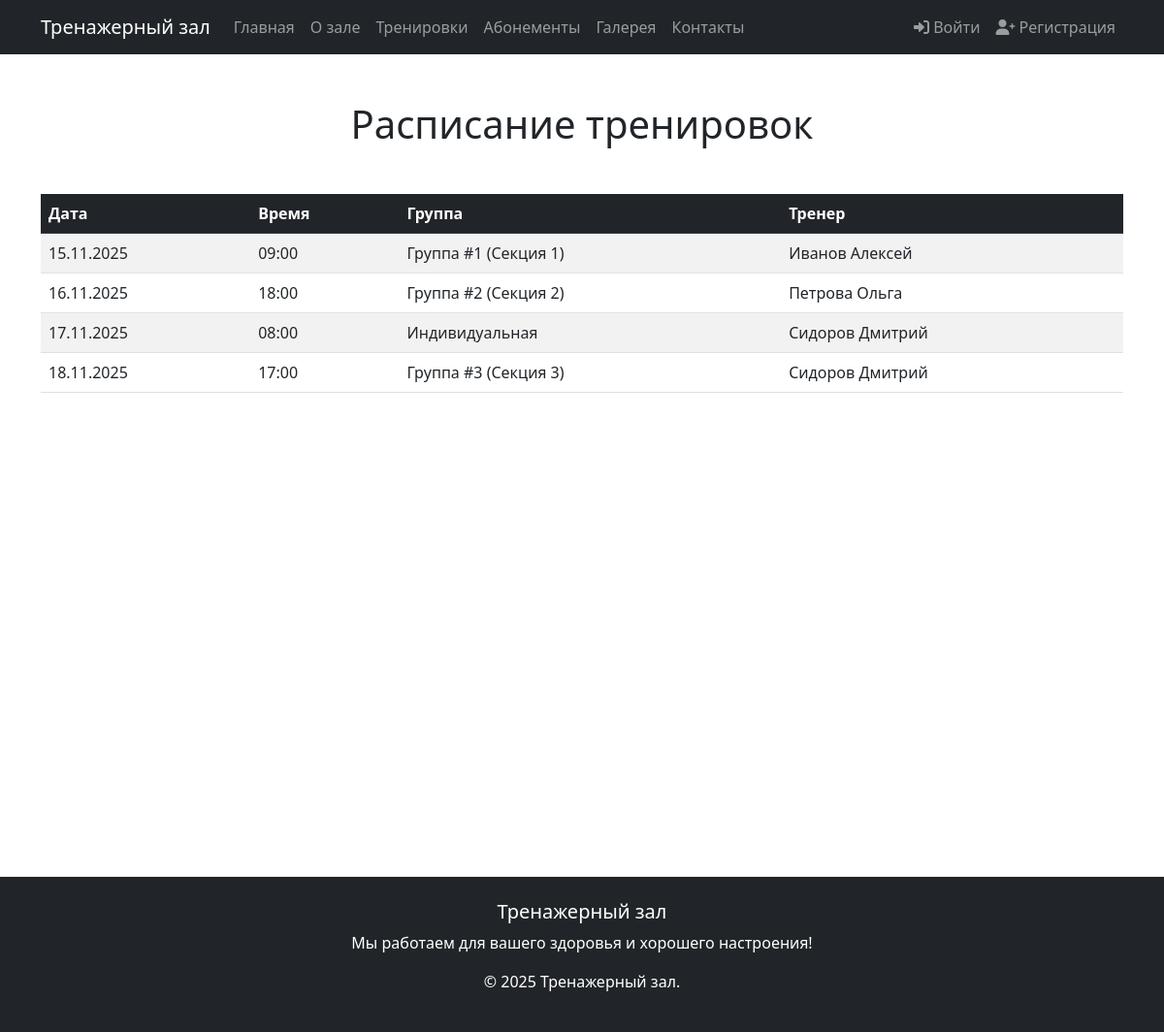
/trainings.php, run on the app's committed database.
### src/functions/auth.php (called while the page is built, shortened)
<?php
function isLoggedIn() {
    return isset($_SESSION['user_id']);
}
?>

### src/trainings.php (the view, shortened to what this page needs)
<?php
require_once 'config/db_connect.php';
require_once 'functions/auth.php';
include 'templates/header.php';
$sortOrder = isset($_GET['sort']) && $_GET['sort'] === 'desc' ? 'DESC' : 'ASC';
$nextSortOrder = $sortOrder === 'ASC' ? 'desc' : 'asc';
try {
    $stmt = $pdo->query("
        SELECT
            Тренировки.Код_тренировки,
            Тренировки.Дата,
            Тренировки.Время,
            Тренировки.Код_группы,
            Группы.Номер_секции,
            CONCAT(Тренеры.Фамилия, ' ', Тренеры.Имя) AS Тренер
        FROM Тренировки
        LEFT JOIN Группы ON Тренировки.Код_группы = Группы.Код_группы
        LEFT JOIN Тренеры ON Тренировки.Код_тренера = Тренеры.Код_тренера
        ORDER BY Тренировки.Дата $sortOrder, Тренировки.Время
    ");
    $trainings = $stmt->fetchAll();
} catch (PDOException $e) {
    die("Ошибка при получении данных: " . $e->getMessage());
}
?>
<div class="container py-5" style='min-height: 100vh'>
    <h1 class="text-center mb-5">Расписание тренировок</h1>
    <div class="table-responsive">
        <table class="table table-striped table-hover">
            <thead class="table-dark">
                <tr>
                    <th>
                        <a href="?sort=<?= $nextSortOrder ?>" class="text-white text-decoration-none">
                            Дата
                        </a>
                    </th>
                    <th>Время</th>
                    <th>Группа</th>
                    <th>Тренер</th>
                </tr>
            </thead>
            <tbody>
                <?php foreach ($trainings as $training): ?>
                    <tr>
                        <td><?= date('d.m.Y', strtotime($training['Дата'])) ?></td>
                        <td><?= substr(htmlspecialchars($training['Время']), 0, 5) ?></td>
                        <td>
                            <?php if ($training['Код_группы']): ?>
                                Группа #<?= htmlspecialchars($training['Код_группы']) ?>
                                (Секция <?= htmlspecialchars($training['Номер_секции']) ?>)
                            <?php else: ?>
                                Индивидуальная
                            <?php endif; ?>
                        </td>
                        <td><?= htmlspecialchars($training['Тренер'] ?? 'Не назначен') ?></td>
                    </tr>
                <?php endforeach; ?>
            </tbody>
        </table>
    </div>
</div>
<?php include 'templates/footer.php'; ?>

### src/templates/header.php (shortened to what this page needs)
<!DOCTYPE html>
<html lang="ru">
<head>
    <link href="https://cdn.jsdelivr.net/npm/bootstrap@5.3.0/dist/css/bootstrap.min.css" rel="stylesheet">
    <link rel="stylesheet" href="https://cdnjs.cloudflare.com/ajax/libs/font-awesome/6.0.0/css/all.min.css">
</head>
<body>
    <nav class="navbar navbar-expand-lg navbar-dark bg-dark">
        <div class="container">
            <div class="navbar-brand">Тренажерный зал</div>
            <div class="collapse navbar-collapse" id="navbarNav">
                <ul class="navbar-nav me-auto">
                    <li class="nav-item">
                        <a class="nav-link" href="index.php">Главная</a>
                    </li>
                    <li class="nav-item">
                        <a class="nav-link" href="about.php">О зале</a>
                    </li>
                    <li class="nav-item">
                        <a class="nav-link" href="trainings.php">Тренировки</a>
                    </li>
                    <li class="nav-item">
                        <a class="nav-link" href="subscriptions.php">Абонементы</a>
                    </li>
                    <li class="nav-item">
                        <a class="nav-link" href="gallery.php">Галерея</a>
                    </li>
                    <li class="nav-item">
                        <a class="nav-link" href="contacts.php">Контакты</a>
                    </li>
                </ul>
                <ul class="navbar-nav">
                    <?php if (isLoggedIn()): ?>
                        <li class="nav-item">
                            <a class="nav-link" href="profile.php">
                                <i class="fas fa-user"></i> Личный кабинет
                            </a>
                        </li>
                        <li class="nav-item">
                            <a class="nav-link" href="cart.php">
                                <i class="fas fa-shopping-cart"></i> Корзина
                            </a>
                        </li>
                        <li class="nav-item">
                            <a class="nav-link" href="logout.php">
                                <i class="fas fa-sign-out-alt"></i> Выйти
                            </a>
                        </li>
                    <?php else: ?>
                        <li class="nav-item">
                            <a class="nav-link" href="login.php">
                                <i class="fas fa-sign-in-alt"></i> Войти
                            </a>
                        </li>
                        <li class="nav-item">
                            <a class="nav-link" href="register.php">
                                <i class="fas fa-user-plus"></i> Регистрация
                            </a>
                        </li>
                    <?php endif; ?>
                </ul>
            </div>
        </div>
    </nav>
    <main>

### src/templates/footer.php (shortened to what this page needs)
</main>
<footer class="bg-dark text-white py-4 mt-5" style="bottom: 0; width: 100%;">
    <div class="container">
        <div class="text-center">
            <div>
                <h5>Тренажерный зал</h5>
                <p>Мы работаем для вашего здоровья и хорошего настроения!</p>
            </div>
        </div>
        <div class="text-center">
            <p>&copy; <?= date('Y') ?> Тренажерный зал.</p>
        </div>
    </div>
</footer>
</body>
</html>

### data on the page
тренировки: Дата "15.11.2025", Время "09:00", Код_группы "1", Код_группы.Номер_секции "1", Тренер "Иванов Алексей"
тренировки: Дата "16.11.2025", Время "18:00", Код_группы "2", Код_группы.Номер_секции "2", Тренер "Петрова Ольга"
тренировки: Дата "17.11.2025", Время "08:00", shows "Индивидуальная", Тренер "Сидоров Дмитрий"
тренировки: Дата "18.11.2025", Время "17:00", Код_группы "3", Код_группы.Номер_секции "3", Тренер "Сидоров Дмитрий"
